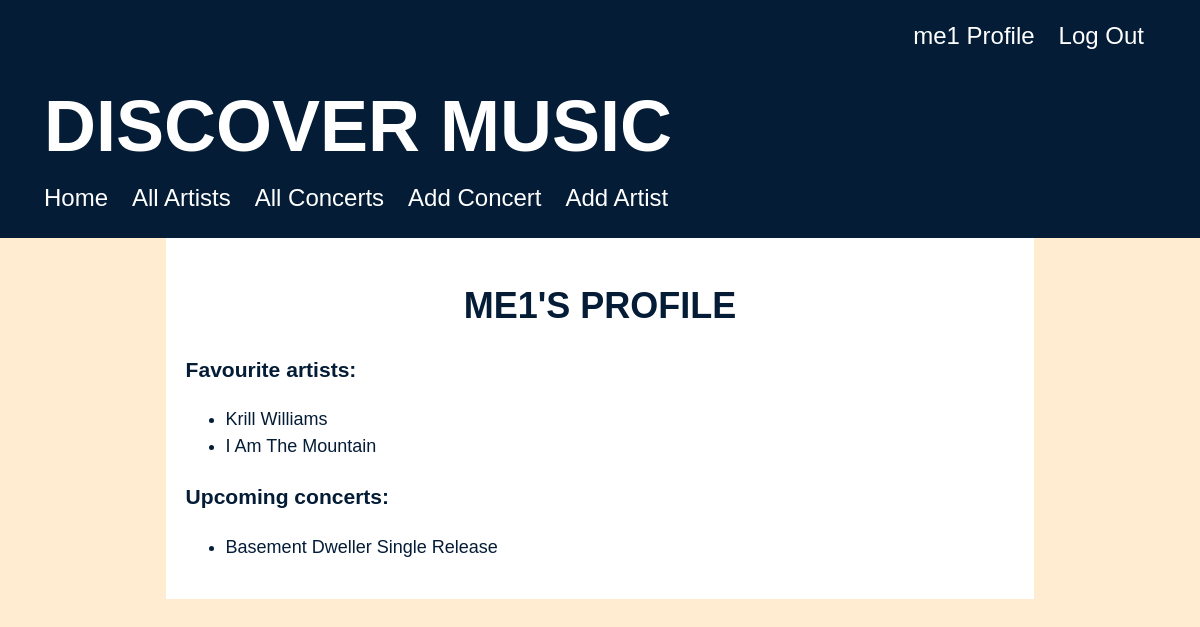
Screenshot of /profile/me1 (signed in) with the database file from the repository.
### concert_app/models.py (models this page shows, shortened)
class User(UserMixin, db.Model):
    id = db.Column(db.Integer, primary_key=True)
    username = db.Column(db.String(80), nullable=False, unique=True)
    password = db.Column(db.String(80), nullable=False)
    attending = db.relationship(
        'Concert', secondary='user_concert', back_populates='guests_attending')
    favourites = db.relationship(
        'Artist', secondary='user_artist', back_populates='fans')

class Artist(db.Model):
    id = db.Column(db.Integer, primary_key=True)
    name = db.Column(db.String(80), nullable=False)
    hometown = db.Column(db.String(80), nullable=False)
    image = db.Column(URLType)
    genre = db.Column(db.String(80), nullable=False)
    biography = db.Column(db.String(250), nullable=False)
    upcoming_concerts = db.relationship('Concert', back_populates='artist_playing')
    fans = db.relationship(
        'User', secondary='user_artist', back_populates='favourites')

class Concert(db.Model):
    id = db.Column(db.Integer, primary_key=True)
    image = db.Column(URLType)
    name = db.Column(db.String(80), nullable=False)
    price = db.Column(db.Float(precision=2), nullable=False)
    venue = db.Column(db.String(80), nullable=False)
    address = db.Column(db.String(80), nullable=False)
    date = db.Column(db.Date)
    artist_id = db.Column(
        db.Integer, db.ForeignKey('artist.id'), nullable=False)
    artist_playing = db.relationship('Artist', back_populates='upcoming_concerts')
    guests_attending = db.relationship(
        'User', secondary='user_concert', back_populates='attending')

### concert_app/main/routes.py (the view)
@main.route('/profile/<username>')
def profile(username):
    user = User.query.filter_by(username=username).one()
    return render_template('profile.html', user=user)

### concert_app/extensions.py (called while the page is built)
@login_manager.user_loader
def load_user(user_id):
    return User.query.get(user_id)

### concert_app/templates/profile.html
{% extends 'base.html' %}
{% block content %}
<div class="profile">
<h2>
    {{ user.username }}'s profile
</h2>
<h3>Favourite artists:</h3>
{% if current_user.favourites %}
    <ul>
        {% for favourite in user.favourites %}
        <li><a href="/artist/{{ favourite.id }}">{{ favourite.name }}</a></li>
        {% endfor %}
    </ul>
{% else %}
    <p><strong>You have not favourited any artists yet! Browse the artists tab to find artists to add to your favourite list. </strong></p>
{% endif%}
<h3>Upcoming concerts:</h3>
{% if current_user.attending %}
        <ul>
            {% for concert in user.attending %}
            <li><a href="/concert/{{ concert.id }}">{{ concert.name }}</a></li>
            {% endfor %}
        </ul>
{% else %}
    <p><strong>You are not yet attending any concerts! Browse the concerts page to find upcoming concerts to attend.</strong></p>
{% endif%}
</div>
{% endblock %}

### concert_app/templates/base.html (shortened to what this page needs)
<!DOCTYPE html>
<html>
<head>
    <link rel="stylesheet" href="/static/style.css">
</head>
<body>
    <div class="header">
        <nav class="nav-profile">
            {% if current_user.is_authenticated %}
            <a href="/profile/{{current_user.username}}">{{ current_user.username }} Profile</a>
            <a href="/logout">Log Out</a>
            {% else %}
            <a href="/signup">Sign Up</a>
            <a href="/login">Log In</a>
            {% endif %}
        </nav>
        <a href="/">
            <h1>Discover Music</h1>
        </a>
        <nav class="nav-tabs">
            <a href="/">Home</a>
            <a href="/artist">All Artists</a>
            <a href="/concert">All Concerts</a>
            {% if current_user.is_authenticated %}
            <a href="/new_concert">Add Concert</a>
            <a href="/new_artist">Add Artist</a>
            {% endif %}
        </nav>
    </div>
    <div id="content">
        {% block content %}{% endblock %}
    </div>
</body>
</html>

### concert_app/static/style.css (style rules this page uses)
body { background-color: #FFECD1; font-size: 18px; font-family: Helvetica, sans-serif; line-height: 1.5; font-weight: 100; display: flex; flex-direction: column; align-items: center; }
#content { width: 70%; background-color: white; padding: 20px; color: #041c36; }
.header { width: 100%; height: 200px; padding: 20px; margin: 0; margin-top: -10px; background-color: #041c36; color: white }
h1 { color: white; text-align: left; font-family: helvetica, sans-serif; font-size: 4em; text-transform: uppercase; margin-top: 0.25em; margin-left: 0.5em; margin-bottom: 0; }
h2 { text-align: center; font-size: 2em; font-family: Helvetica, sans-serif; color: #041c36; text-transform: uppercase; line-height: 1; }
h3 { color: #041c36; }
.header a { color: white; text-decoration: none; }
.nav-tabs { display: flex; justify-content: left; margin-left: 1.5em; font-size: 24px; gap: 24px; }
.nav-profile { display: flex; justify-content: right; margin-right: 2em; font-size: 24px; gap: 24px; }
.profile a { color: #041c36; text-decoration: none; font-weight: 100; }

### rows the page displays
User: username "me1", username "ME1"
Artist: name "Krill Williams"
Artist: name "I Am The Mountain"
Concert: name "Basement Dweller Single Release"
